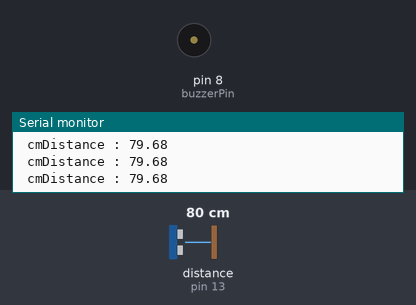
This sketch was run on a simulated Arduino Uno, built with avr-gcc and run on an emulated ATmega328P. Shown: buzzer (waves = sounding, pin HIGH), the last lines printed to the serial monitor. Wiring (inferred from the names in the program): ultrasonic range finder: trigger pin 12; echo pin 13. Inputs (shaded band) come from the test bench; at power-on: distance to the obstacle (sensor on pin 13) 80 cm. The echo pulse lasts 58.3 µs per cm; pins used as bus, display or sensor lines are not drawn.

Above: at 1.2 s.
1.3 s: distance to the obstacle (sensor on pin 13) set to 97 cm
4.3 s: distance to the obstacle (sensor on pin 13) set to 104 cm
At 4.47 s:
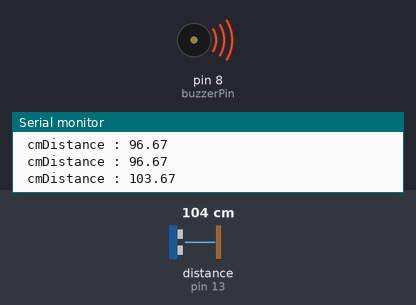
7.3 s: distance to the obstacle (sensor on pin 13) set to 27 cm
10.3 s: distance to the obstacle (sensor on pin 13) set to 12 cm
13.3 s: distance to the obstacle (sensor on pin 13) set to 9 cm
At 13.7 s:
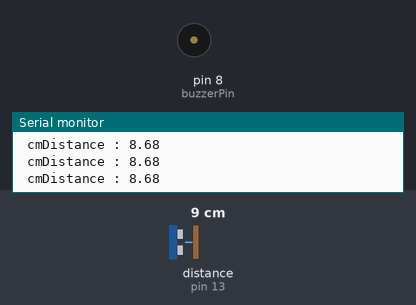
14.8 s: distance to the obstacle (sensor on pin 13) set to 2 cm
Timing chart, 0 to 17.3 s (numbered marks = the images above; inputs shaded):
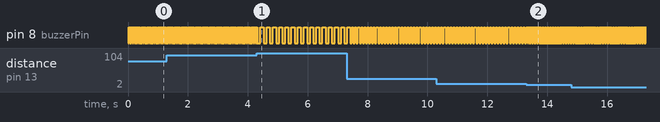

Measured:
- the behaviour switches between 100 and 101 cm on distance to the obstacle (sensor on pin 13) (found by bisection; images 0 and 1)
- after the input at 4.3 s, pin 8 (buzzerPin): alternates HIGH for 0.11 s and LOW for 0.10 s, starting after 0.12 s
- after the input at 7.3 s, pin 8 (buzzerPin): alternates HIGH for 0.05 s and LOW for 0.05 s, starting after 0.18 s
- after the input at 13.3 s, pin 8 (buzzerPin): alternates HIGH for 0.02 s and LOW for 0.02 s, starting after 0.09 s
- by itself, pin 8 (buzzerPin): alternates HIGH for 0.03 s and LOW for 0.02 s

The sketch:

Beep_with_Distance.ino
```cpp
// Buzzer Beeps faster as you get close to it!

/*  PIN Connections
# Ultrasound Sensor
   # Vcc  --> 5V
   # Trig --> 12
   # Echo --> 13
   # GND  --> GND

# Buzzer
  Positive - 8
  Negative - GND (through resistor)
*/
//---------------------------------------------


const int buzzerPin = 8;
const int trigPin = 12;
const int echoPin = 13;
const float speedLight = 0.0343;//in cm/microseconds

float duration;  //Stores time taken by the signal to return
float distance;  //Stores the distance signal travelled
float delayBuzzer; //For changing the frequency of buzzer


void setup() {
  Serial.begin(9600);
  pinMode(buzzerPin, OUTPUT);
  pinMode(trigPin, OUTPUT);
  pinMode(echoPin,INPUT);
}

void loop() {

  digitalWrite(trigPin, LOW);
  delayMicroseconds(2);      //Wait for small time to make sure that trigPin is at LOW

  digitalWrite(trigPin,HIGH);
  delayMicroseconds(10);      //Sent signal for 10 Micro Seconds
  digitalWrite(trigPin, LOW);

   duration = pulseIn(echoPin, HIGH);
   distance = (duration * speedLight)/2;

// Changing buzzer frequency depending on the value of distance
  if(distance > 500){
   delayBuzzer = 200;
  }else if(distance<=500 && distance>100){
    delayBuzzer = 100;
  }else if(distance<=30 && distance>10){
    delayBuzzer = 50;
  }else{
    delayBuzzer = 20;
  }

  digitalWrite(buzzerPin, LOW);
  delay(delayBuzzer);
  digitalWrite(buzzerPin,HIGH);
  delay(delayBuzzer);

  // Open Serial-Monitor to see the output
  Serial.print("Distance : ");
  Serial.println(distance);
  Serial.print(" cm");
}
```
